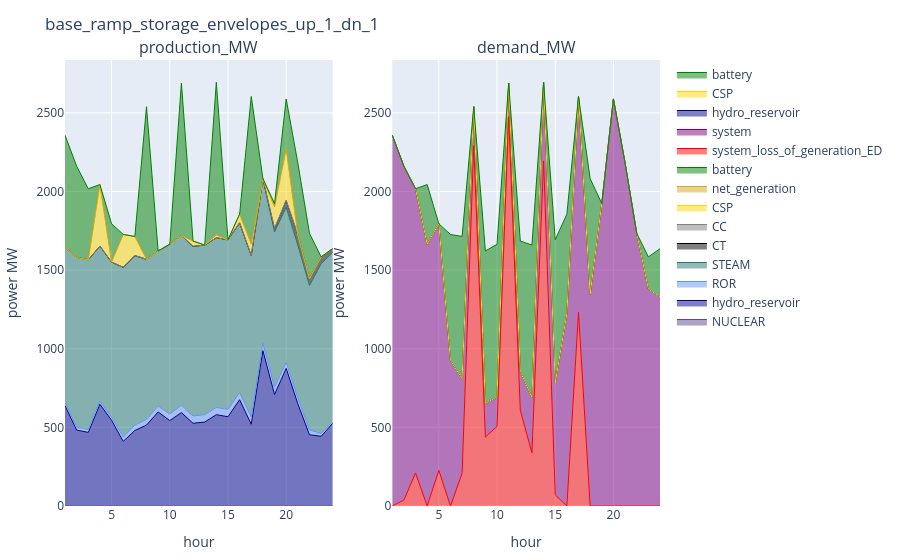

Notebook code for this chart:
### Markdown cell above
### UC

### Code cell
config_ = config_1
supply_uc_ = supply_uc[(supply_uc.configuration .== config_) .& (supply_uc.day .== day_), :]
demand_uc_ = demand_uc[(demand_uc.configuration .== config_) .& (demand_uc.day .== day_), :]
reserve_uc_ = reserve_uc[(reserve_uc.configuration .== config_) .& (reserve_uc.day .== day_), :]
plot_supply_demand(supply_uc_, demand_uc_, string(config_))

### Figure 1 — Plotly figure (JSON) as saved in the notebook; plotly's stock layout.template omitted (floating-point values rounded to 4 significant figures)
{"data": [{"line": {"color": "rgba(95, 70, 144, 1)", "shape": "line", "width": 1}, "mode": "lines", "name": "NUCLEAR", "stackgroup": "one", "type": "scatter", "x": [1, 2, 3, 4, 5, 6, 7, 8, 9, 10, 11, 12, 13, 14, 15, 16, 17, 18, 19, 20, 21, 22, 23, 24], "xaxis": "x1", "y": [0, 0, 0, 0, 0, 0, 0, 0, 0, 0, 0, 0, 0, 0, 0, 0, 0, 0, 0, 0, 0, 0, 0, 0], "yaxis": "y1"}, {"line": {"color": "darkblue", "shape": "line", "width": 1}, "mode": "lines", "name": "hydro_reservoir", "stackgroup": "one", "type": "scatter", "x": [1, 2, 3, 4, 5, 6, 7, 8, 9, 10, 11, 12, 13, 14, 15, 16, 17, 18, 19, 20, 21, 22, 23, 24], "xaxis": "x1", "y": [638.4, 483.1, 468, 647.1, 545.4, 410.9, 480.5, 514.5, 598.0, 543.3, 594.1, 526.1, 533.9, 580.8, 567.7, 676, 520, 988, 709.3, 875.1, 649.6, 453.3, 443.3, 526.1], "yaxis": "y1"}, {"line": {"color": "cornflowerblue", "shape": "line", "width": 1}, "mode": "lines", "name": "ROR", "stackgroup": "one", "type": "scatter", "x": [1, 2, 3, 4, 5, 6, 7, 8, 9, 10, 11, 12, 13, 14, 15, 16, 17, 18, 19, 20, 21, 22, 23, 24], "xaxis": "x1", "y": [18.7, 18.9, 18.7, 18.9, 19.1, 28.0, 33.1, 37.0, 37.2, 41.6, 46.5, 46.3, 46.3, 46.5, 46.1, 46.1, 46.3, 46.9, 46.3, 37.6, 37.4, 30.2, 17.9, 9.3], "yaxis": "y1"}, {"line": {"color": "rgba(36, 121, 108, 1)", "shape": "line", "width": 1}, "mode": "lines", "name": "STEAM", "stackgroup": "one", "type": "scatter", "x": [1, 2, 3, 4, 5, 6, 7, 8, 9, 10, 11, 12, 13, 14, 15, 16, 17, 18, 19, 20, 21, 22, 23, 24], "xaxis": "x1", "y": [987.0, 1079.0, 1079.0, 987.0, 987.0, 1079.0, 1079.0, 1018.0, 987.0, 1079.0, 1079.0, 1079.0, 1079.0, 1079.0, 1079.0, 1079.0, 1027.0, 1047.0, 987.0, 987.0, 971.6, 918.5, 1079.0, 1079.0], "yaxis": "y1"}, {"line": {"color": "black", "shape": "line", "width": 1}, "mode": "lines", "name": "CT", "stackgroup": "one", "type": "scatter", "x": [1, 2, 3, 4, 5, 6, 7, 8, 9, 10, 11, 12, 13, 14, 15, 16, 17, 18, 19, 20, 21, 22, 23, 24], "xaxis": "x1", "y": [0, 0, 0, 0, 0, 0, 0, 0, 0, 0, 0, 0, 0, 0, 0, 0, 0, 0, 22, 44, 66, 44, 44, 22], "yaxis": "y1"}, {"line": {"color": "grey", "shape": "line", "width": 1}, "mode": "lines", "name": "CC", "stackgroup": "one", "type": "scatter", "x": [1, 2, 3, 4, 5, 6, 7, 8, 9, 10, 11, 12, 13, 14, 15, 16, 17, 18, 19, 20, 21, 22, 23, 24], "xaxis": "x1", "y": [0, 0, 0, 0, 0, 0, 0, 0, 0, 0, 0, 0, 0, 0, 0, 0, 0, 0, 0, 0, 0, 0, 0, 0], "yaxis": "y1"}, {"line": {"color": "gold", "shape": "line", "width": 1}, "mode": "lines", "name": "CSP", "stackgroup": "one", "type": "scatter", "x": [1, 2, 3, 4, 5, 6, 7, 8, 9, 10, 11, 12, 13, 14, 15, 16, 17, 18, 19, 20, 21, 22, 23, 24], "xaxis": "x1", "y": [0, 0, 0, 391, 0, 209, 121.5, 0, 0, 0, 0, 33.28, 0, 18.17, 0, 54.51, 72.22, 0, 136.4, 328.1, 1.137e-13, -1.137e-13, 0, 0], "yaxis": "y1"}, {"line": {"color": "goldenrod", "shape": "line", "width": 1}, "mode": "lines", "name": "net_generation", "stackgroup": "one", "type": "scatter", "x": [1, 2, 3, 4, 5, 6, 7, 8, 9, 10, 11, 12, 13, 14, 15, 16, 17, 18, 19, 20, 21, 22, 23, 24], "xaxis": "x1", "y": [0, 0, 0, 0, 0, 0, 0, 0, 0, 0, 0, 0, 0, 0, 0, 0, 0, 0, 0, 0, 0, 0, 0, 0], "yaxis": "y1"}, {"line": {"color": "green", "shape": "line", "width": 1}, "mode": "lines", "name": "battery", "stackgroup": "one", "type": "scatter", "x": [1, 2, 3, 4, 5, 6, 7, 8, 9, 10, 11, 12, 13, 14, 15, 16, 17, 18, 19, 20, 21, 22, 23, 24], "xaxis": "x1", "y": [713.7, 580, 452, 0, 243.7, 0, 0, 970, 0, 0, 970, 0, 0, 970, 0, 0, 938.9, 0, 22.67, 316.8, 456.9, 288.5, 0, 0], "yaxis": "y1"}, {"line": {"color": "red", "shape": "line", "width": 1}, "mode": "lines", "name": "system_loss_of_generation_ED", "stackgroup": "one", "type": "scatter", "x": [2, 3, 5, 7, 8, 9, 10, 11, 12, 13, 14, 15, 17], "xaxis": "x2", "y": [37.44, 210.1, 226.7, 207.1, 2291.0, 438.4, 505.9, 2476.0, 608.7, 337.7, 2194.0, 71.05, 1232.0], "yaxis": "y2"}, {"line": {"color": "purple", "shape": "line", "width": 1}, "mode": "lines", "name": "system", "stackgroup": "one", "type": "scatter", "x": [1, 2, 3, 4, 5, 6, 7, 8, 9, 10, 11, 12, 13, 14, 15, 16, 17, 18, 19, 20, 21, 22, 23, 24], "xaxis": "x2", "y": [2358.0, 2124.0, 1808.0, 1665.0, 1568.0, 925.5, 602.5, 248.2, 213.7, 188.1, 213.6, 247.3, 351.5, 500.0, 711.7, 1223.0, 1373.0, 1346.0, 1924.0, 2589.0, 2181.0, 1734.0, 1380.0, 1329.0], "yaxis": "y2"}, {"line": {"color": "darkblue", "shape": "line", "width": 1}, "mode": "lines", "name": "hydro_reservoir", "stackgroup": "one", "type": "scatter", "x": [1, 2, 3, 4, 5, 6, 7, 8, 9, 10, 11, 12, 13, 14, 15, 16, 17, 18, 19, 20, 21, 22, 23, 24], "xaxis": "x2", "y": [0, 0, 0, 0, 0, 0, 0, 0, 0, 0, 0, 0, 0, 0, 0, 0, 0, 0, 0, 0, 0, 0, 0, 0], "yaxis": "y2"}, {"line": {"color": "gold", "shape": "line", "width": 1}, "mode": "lines", "name": "CSP", "stackgroup": "one", "type": "scatter", "x": [1, 2, 3, 4, 5, 6, 7, 8, 9, 10, 11, 12, 13, 14, 15, 16, 17, 18, 19, 20, 21, 22, 23, 24], "xaxis": "x2", "y": [0, 0, 0, 0, 0, 0, 0, 0, 0, 0, 0, 0, 0, 0, 0, 0, 0, 0, 0, 0, 0, 0, 0, 0], "yaxis": "y2"}, {"line": {"color": "green", "shape": "line", "width": 1}, "mode": "lines", "name": "battery", "stackgroup": "one", "type": "scatter", "x": [1, 2, 3, 4, 5, 6, 7, 8, 9, 10, 11, 12, 13, 14, 15, 16, 17, 18, 19, 20, 21, 22, 23, 24], "xaxis": "x2", "y": [0, 0, 0, 378.9, 0, 801.3, 904.4, 0, 970, 970, 0, 828.7, 970, 0, 910.0, 632.2, 0, 735.8, 0, 0, 0, 0, 204.0, 307.0], "yaxis": "y2"}], "layout": {"annotations": [{"font": {"size": 16}, "showarrow": false, "text": "production_MW", "x": 0.225, "xanchor": "center", "xref": "paper", "y": 1, "yanchor": "bottom", "yref": "paper"}, {"font": {"size": 16}, "showarrow": false, "text": "demand_MW", "x": 0.775, "xanchor": "center", "xref": "paper", "y": 1, "yanchor": "bottom", "yref": "paper"}], "margin": {"b": 50, "l": 50, "r": 50, "t": 60}, "title": "base_ramp_storage_envelopes_up_1_dn_1", "xaxis1": {"anchor": "y1", "domain": [0, 0.45], "title": {"text": "hour"}}, "xaxis2": {"anchor": "y2", "domain": [0.55, 1], "title": {"text": "hour"}}, "yaxis1": {"anchor": "x1", "domain": [0, 1], "title": {"text": "power MW"}}, "yaxis2": {"anchor": "x2", "domain": [0, 1], "title": {"text": "power MW"}}}}
